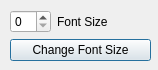
<?xml version="1.0" encoding="UTF-8"?>
<ui version="4.0">
 <class>ChangeFontSizeDialog</class>
 <widget class="QDialog" name="ChangeFontSizeDialog">
  <property name="geometry">
   <rect>
    <x>0</x>
    <y>0</y>
    <width>158</width>
    <height>70</height>
   </rect>
  </property>
  <property name="windowTitle">
   <string>Dialog</string>
  </property>
  <widget class="QWidget" name="verticalLayoutWidget">
   <property name="geometry">
    <rect>
     <x>10</x>
     <y>10</y>
     <width>141</width>
     <height>51</height>
    </rect>
   </property>
   <layout class="QVBoxLayout" name="verticalLayout">
    <item>
     <layout class="QFormLayout" name="formLayout">
      <item row="0" column="0">
       <widget class="QSpinBox" name="fontSpinner"/>
      </item>
      <item row="0" column="1">
       <widget class="QLabel" name="label">
        <property name="text">
         <string>Font Size</string>
        </property>
        <property name="alignment">
         <set>Qt::AlignJustify|Qt::AlignVCenter</set>
        </property>
       </widget>
      </item>
     </layout>
    </item>
    <item>
     <widget class="QPushButton" name="changeSizeBtn">
      <property name="text">
       <string>Change Font Size</string>
      </property>
     </widget>
    </item>
   </layout>
  </widget>
 </widget>
 <resources/>
 <connections/>
</ui>
